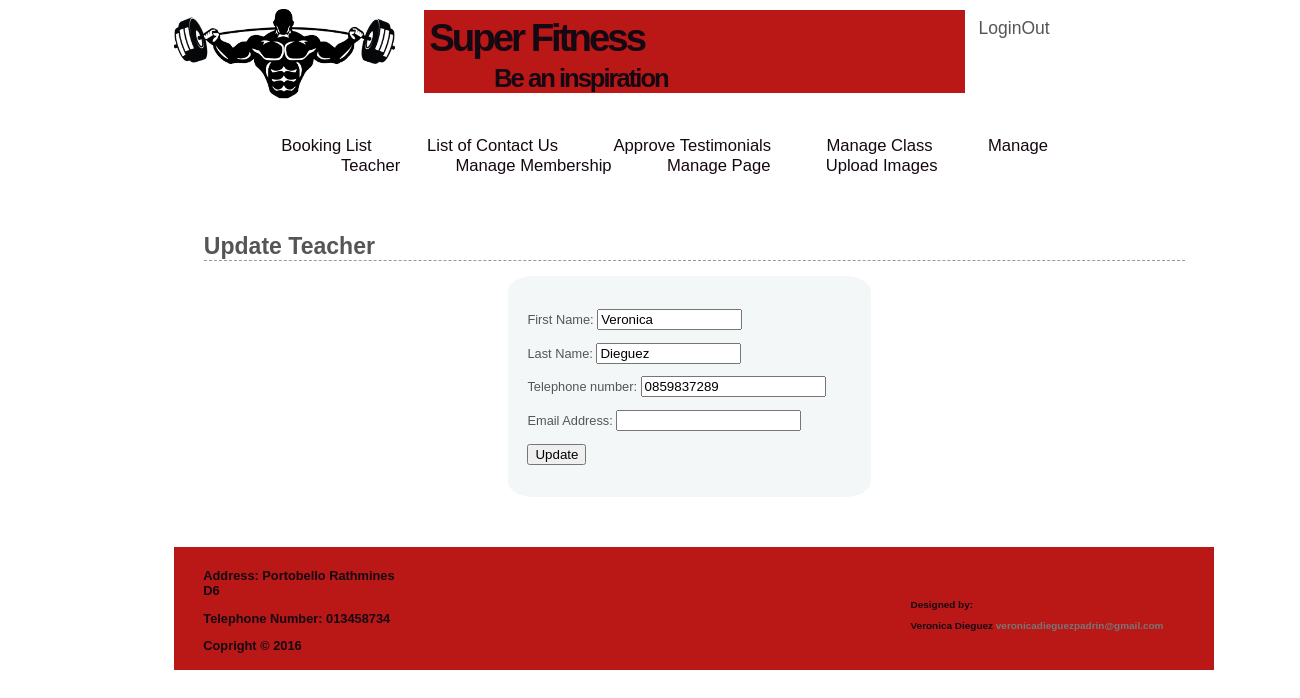
/adm_pages/6.teacher_update.php?id=2 (signed in), run on the app's committed database.
### tables this page shows
CREATE TABLE IF NOT EXISTS `teacher` (
  `id_teacher` int(11) NOT NULL AUTO_INCREMENT,
  `first_name` varchar(20) DEFAULT NULL,
  `last_name` varchar(20) DEFAULT NULL,
  `phone_number` varchar(20) DEFAULT NULL,
  `email` varchar(100) NOT NULL,
  PRIMARY KEY (`id_teacher`)
);

### adm_pages/6.teacher_update.php (the view, shortened to what this page needs)
<?php $page_title = ' Update Teacher'; include ('../includes/header_login.php');
echo'<h1>Update Teacher</h1>';
if ( (isset($_GET['id'])) && (is_numeric($_GET['id'])) ) {
	$id = $_GET['id'];
} elseif ( (isset($_POST['id'])) && (is_numeric($_POST['id'])) ) {
	$id = $_POST['id'];
} else {
	echo '<p class="error">This page has been accessed in error.</p>';
	include ('../includes/footer.php');
	exit();
}
require ('../connect.php');
$sql = "SELECT first_name, last_name, phone_number, email FROM teacher WHERE id_teacher=$id";
$result = @mysqli_query ($db, $sql);
if (mysqli_num_rows($result) == 1) {
	$row = mysqli_fetch_array ($result);
	echo '<form action="" method="post">
			<p>First Name: <input type="text" name="first_name" size="15" maxlength="15" value="' . $row[0] . '" /></p>
			<p>Last Name: <input type="text" name="last_name" size="15" maxlength="30" value="' . $row[1] . '" /></p>
			<p>Telephone number: <input type="phone" name="phone_number" size="20" maxlength="20" value="' . $row[2] . '"  /> </p>
			<p>Email Address: <input type="text" name="email" size="20" maxlength="60" value="' . $row[3] . '"  /> </p>
			<p><input type="submit" name="submit" value="Update" /></p>
			<input type="hidden" name="id" value="' . $id . '" />
		</form>';
} else {
	echo '<p class="error">This page has been accessed in error.</p>';
}
include ('../includes/footer.php');
?>

### includes/main.css (style rules this page uses)
body { width: 80%; margin-left: 13.4%; background:#ffffff; color:#555; font:0.8em Arial, Helvetica, "bitstream vera sans", sans-serif; }
#content h1 { border-bottom:1px dashed #999; font-size:1.8em; padding:20px 0 0; }
form { width: 33%; margin-left: 31%; padding: 2%; background: #f4f7f8; border-radius: 7%; margin-bottom: 3%; }

### data on the page
teacher: first_name "Veronica", last_name "Dieguez", phone_number "0859837289"
